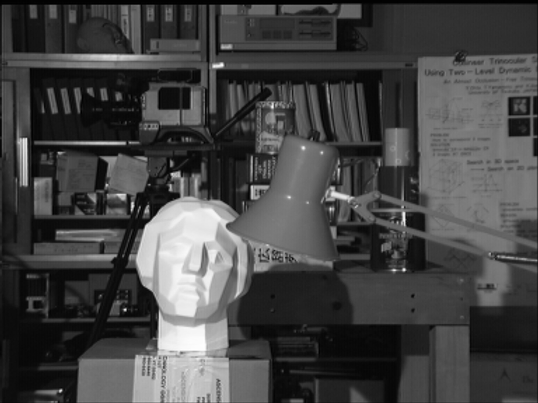
#> input picture images/tsukuba_gray.png, 538 x 403 px
$ python clahe.py
#> lines starting #> are read from the running program, lines starting #| are printed output that depends on the picture
# File: clahe.py
import cv2 as cv
import matplotlib.pyplot as plt

image = cv.imread('../images/tsukuba_gray.png', cv.IMREAD_GRAYSCALE)
#> image is the input picture: shape (403, 538); min 0, max 254, mean 68.6
clahe = cv.createCLAHE(clipLimit=2.0, tileGridSize=(8, 8))
image_clahe = clahe.apply(image)
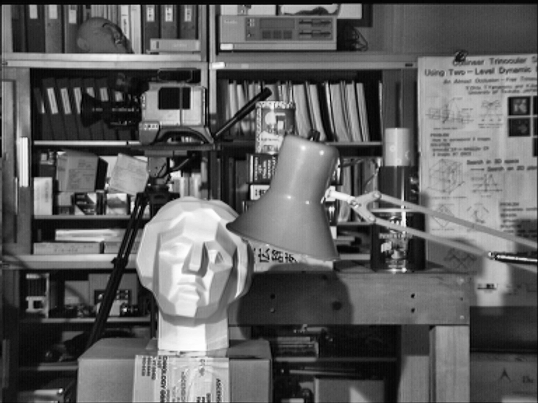
#> image_clahe: shape (403, 538); min 0, max 255, mean 96.4

# Display results
plt.figure(figsize=(11, 5))

plt.subplot(2, 2, 1)
plt.imshow(image, cmap='gray')
plt.title('Original Image', fontsize=12, weight='bold')
plt.axis('off')

plt.subplot(2, 2, 2)
plt.imshow(image_clahe, cmap='gray')
plt.title('Equalized Image', fontsize=12, weight='bold')
plt.axis('off')

plt.subplot(2, 2, 3)
plt.title('Original Histogram', fontsize=12, weight='bold')
plt.hist(image.ravel(), bins=256, range=(0, 256))

plt.subplot(2, 2, 4)
plt.title('Equalized Histogram', fontsize=12, weight='bold')
plt.hist(image_clahe.ravel(), bins=256, range=(0, 256))

plt.tight_layout()
plt.show()
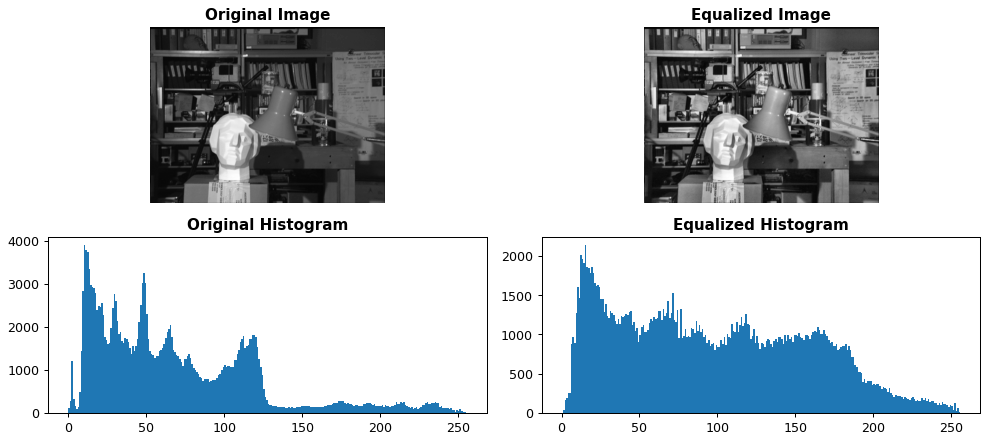
#> figure drawn by matplotlib, 4 panels; panel 3: tallest bar 3888 high, from x = 10 to 11; panel 4: tallest bar 2133 high, from x = 15 to 16
